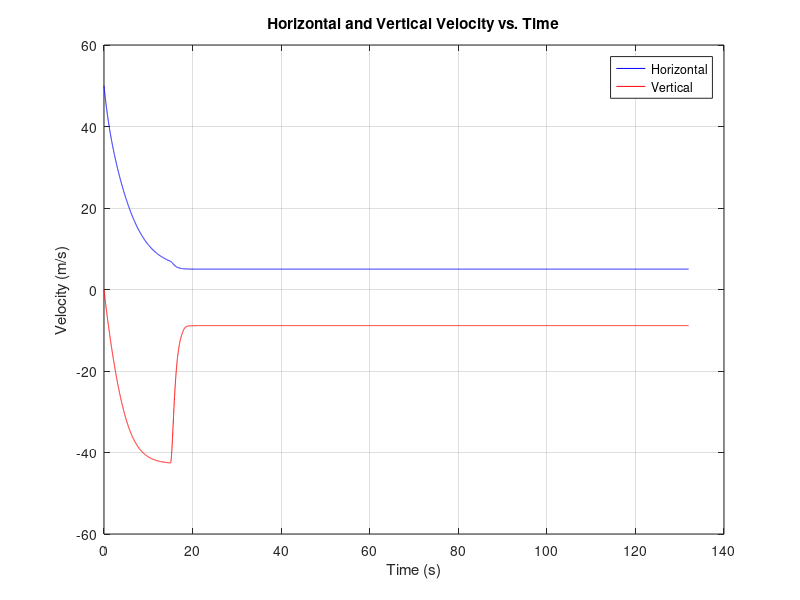
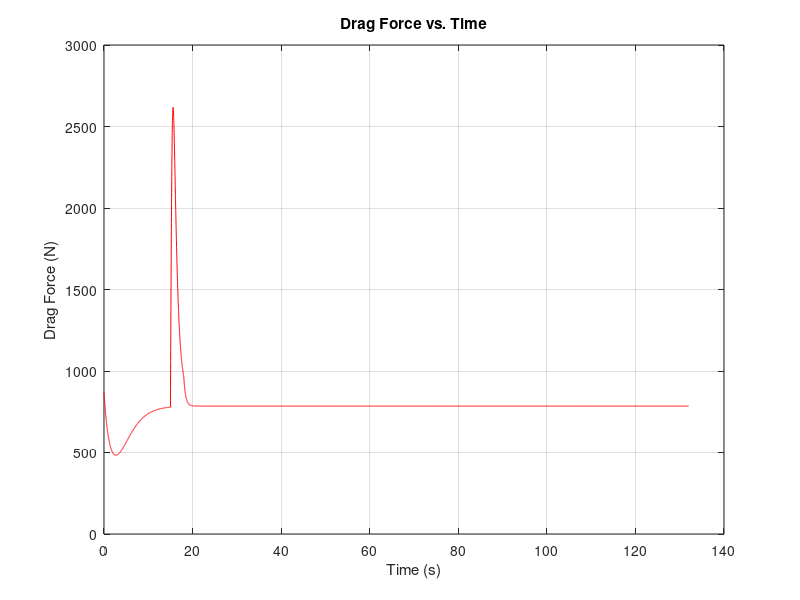
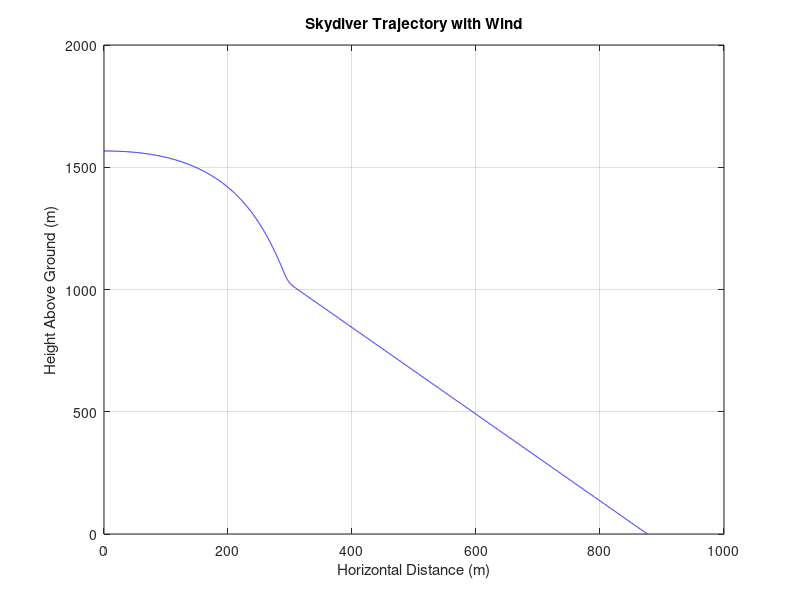

Here is the MATLAB script that generated these plots, in order:
%% Part b)

clc, clear, close all

format shortG

% Initial Conditions and Parameters
m = 80;
g = 9.81;
rho = 1.225;

% Wind and Airplane Velocity
wind = 5;
vx0 = 45 + wind;
vy0 = 0;
x0 = 0;
y0 = 0;

% Freefall
Cd1 = 1.0;
A1 = 0.70;

% Parachute Deployed (Spectre-135)
Cd2 = 1.3;
A2 = 12.54;

% Times from Problem 0
t0 = 0;
tStart = 15;
tDeploy = 18;
tf = 132;

% Time Step
N = 13200;
h = (tf - t0) / N;
t = t0:h:tf;

% Preallocating
vx = 0*t;
vy = 0*t;
x = 0*t;
y = 0*t;
CdA = 0*t;

vx(1) = vx0;
vy(1) = vy0;
x(1) = x0;
y(1) = y0;

% Explicit Euler Method
for i = 1:N

    % Effective Drag Area
    if t(i) < tStart
        CdA(i) = Cd1*A1;

    elseif t(i) < tDeploy
        CdA(i) = Cd1*A1 + (Cd2*A2 - Cd1*A1)*(t(i) - tStart)/(tDeploy - tStart);

    else
        CdA(i) = Cd2*A2;
    end

    % Velocity Relative to the Air
    vrx = vx(i) - wind;
    V = sqrt(vrx^2 + vy(i)^2);

    % Differential Equations of Motion
    ax = -(rho*CdA(i)/(2*m))*V*vrx;
    ay = -g - (rho*CdA(i)/(2*m))*V*vy(i);

    % Explicit Euler Method
    vx(i+1) = vx(i) + ax*h;
    vy(i+1) = vy(i) + ay*h;

    % Position
    x(i+1) = x(i) + vx(i)*h;
    y(i+1) = y(i) + vy(i)*h;

end

CdA(end) = Cd2*A2;

% Plotting
figure
plot(t,vx,'-b')
hold on
plot(t,vy,'-r')
hold off

xlabel('Time (s)')
ylabel('Velocity (m/s)')
title('Horizontal and Vertical Velocity vs. Time')
legend('Horizontal','Vertical')
grid on


%% Part c)

% Drag Force
D = 0*t;

for i = 1:length(t)
    vrx = vx(i) - wind;
    V = sqrt(vrx^2 + vy(i)^2);

    D(i) = 0.5*rho*CdA(i)*V^2;
end

landingDrag = D(end)
maxDrag = max(D)

% Plotting
figure
plot(t,D,'-r')

xlabel('Time (s)')
ylabel('Drag Force (N)')
title('Drag Force vs. Time')
grid on


%% Part d)

% Final Landing Speed
landingVx = vx(end)
landingVy = vy(end)

landingSpeed = sqrt(vx(end)^2 + vy(end)^2)
landingSpeedMph = landingSpeed*2.23694


%% Part e)

% Initial Height
H0 = -y(end)
H0ft = H0*3.28084;

height = H0 + y;


%% Part g)

% Horizontal Distance
horizontalDistance = x(end)

% Additional Distance Due to Wind
extraDistance = wind*(tf - t0)


%% Part h)

% Trajectory
figure
plot(x,height,'-b')

xlabel('Horizontal Distance (m)')
ylabel('Height Above Ground (m)')
title('Skydiver Trajectory with Wind')
grid on
